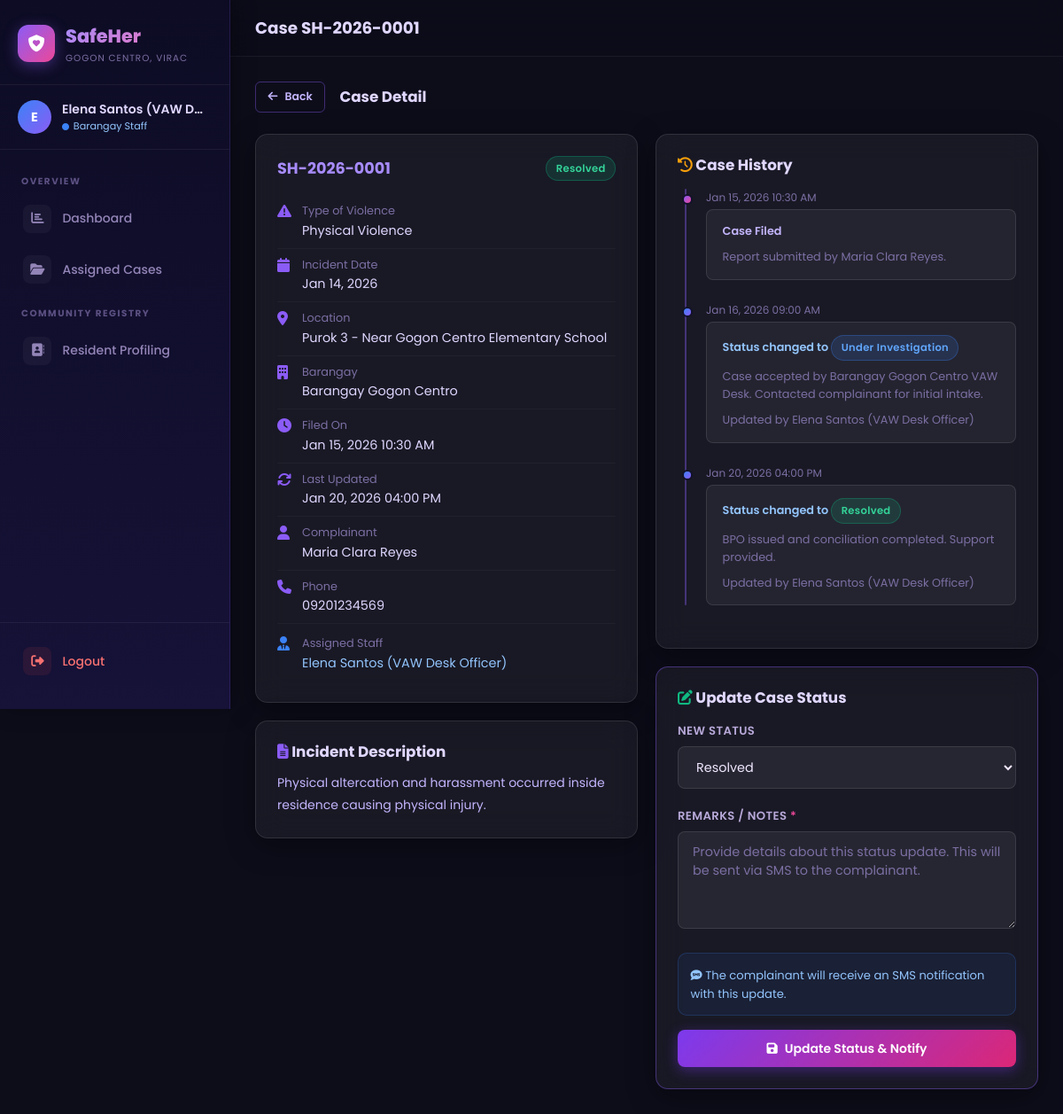
The page /barangay/case-view?id=1 (signed in) on the database its author committed.
### tables this page shows
CREATE TABLE `cases` (
  `id` INT UNSIGNED NOT NULL AUTO_INCREMENT,
  `case_number` VARCHAR(30) NOT NULL UNIQUE,
  `complainant_id` INT UNSIGNED NOT NULL,
  `barangay_id` INT UNSIGNED NOT NULL,
  `type_of_violence` ENUM('physical', 'sexual', 'psychological', 'economic', 'others') NOT NULL,
  `incident_date` DATE NOT NULL,
  `location` VARCHAR(255) NULL,
  `description` TEXT NOT NULL,
  `evidence_path` VARCHAR(255) NULL,
  `status` ENUM('pending', 'under_investigation', 'resolved', 'dismissed') NOT NULL DEFAULT 'pending',
  `remarks` TEXT NULL,
  `assigned_staff_id` INT UNSIGNED NULL,
  `created_at` DATETIME NOT NULL DEFAULT CURRENT_TIMESTAMP,
  `updated_at` DATETIME NOT NULL DEFAULT CURRENT_TIMESTAMP ON UPDATE CURRENT_TIMESTAMP,
  PRIMARY KEY (`id`),
  INDEX `idx_cases_case_number` (`case_number`),
  INDEX `idx_cases_status` (`status`),
  INDEX `idx_cases_tov` (`type_of_violence`),
  INDEX `idx_cases_barangay` (`barangay_id`),
  INDEX `idx_cases_complainant` (`complainant_id`),
  INDEX `idx_cases_created` (`created_at`),
  CONSTRAINT `fk_cases_complainant` FOREIGN KEY (`complainant_id`) REFERENCES `users` (`id`) ON DELETE CASCADE ON UPDATE CASCADE,
  CONSTRAINT `fk_cases_barangay` FOREIGN KEY (`barangay_id`) REFERENCES `barangays` (`id`) ON DELETE RESTRICT ON UPDATE CASCADE,
  CONSTRAINT `fk_cases_staff` FOREIGN KEY (`assigned_staff_id`) REFERENCES `users` (`id`) ON DELETE SET NULL ON UPDATE CASCADE
);

CREATE TABLE `users` (
  `id` INT UNSIGNED NOT NULL AUTO_INCREMENT,
  `full_name` VARCHAR(150) NOT NULL,
  `email` VARCHAR(150) NOT NULL UNIQUE,
  `phone` VARCHAR(20) NOT NULL,
  `password_hash` VARCHAR(255) NOT NULL,
  `role` ENUM('admin', 'barangay_staff', 'complainant') NOT NULL DEFAULT 'complainant',
  `barangay_id` INT UNSIGNED NULL,
  `status` ENUM('active', 'inactive') NOT NULL DEFAULT 'active',
  `created_at` DATETIME NOT NULL DEFAULT CURRENT_TIMESTAMP,
  PRIMARY KEY (`id`),
  INDEX `idx_users_role` (`role`),
  INDEX `idx_users_barangay` (`barangay_id`),
  INDEX `idx_users_email` (`email`),
  CONSTRAINT `fk_users_barangay` FOREIGN KEY (`barangay_id`) REFERENCES `barangays` (`id`) ON DELETE SET NULL ON UPDATE CASCADE
);

CREATE TABLE `case_updates` (
  `id` INT UNSIGNED NOT NULL AUTO_INCREMENT,
  `case_id` INT UNSIGNED NOT NULL,
  `updated_by` INT UNSIGNED NOT NULL,
  `old_status` ENUM('pending', 'under_investigation', 'resolved', 'dismissed') NOT NULL,
  `new_status` ENUM('pending', 'under_investigation', 'resolved', 'dismissed') NOT NULL,
  `remarks` TEXT NOT NULL,
  `updated_at` DATETIME NOT NULL DEFAULT CURRENT_TIMESTAMP,
  PRIMARY KEY (`id`),
  INDEX `idx_updates_case` (`case_id`),
  CONSTRAINT `fk_updates_case` FOREIGN KEY (`case_id`) REFERENCES `cases` (`id`) ON DELETE CASCADE ON UPDATE CASCADE,
  CONSTRAINT `fk_updates_user` FOREIGN KEY (`updated_by`) REFERENCES `users` (`id`) ON DELETE CASCADE ON UPDATE CASCADE
);

### controllers/CaseController.php (called while the page is built, shortened)
<?php
class CaseController {
    private CaseModel $caseModel;
    private Barangay  $barangayModel;
    public function __construct() {
        $this->caseModel     = new CaseModel();
        $this->barangayModel = new Barangay();
    }
    public function viewCase(): void {
        $id   = (int)($_GET['id'] ?? 0);
        $case = $this->caseModel->findById($id);
        $updates   = $this->caseModel->getUpdates($id);
        $barangays = $this->barangayModel->getList();
        $view = match(userRole()) {
            'admin'          => 'admin/case_view',
            'barangay_staff' => 'barangay/case_view',
            default          => 'complainant/case_view',
        };
        $this->render($view, [
            'case'    => $case,
            'updates' => $updates,
            'barangays' => $barangays,
            'success' => getFlash('success'),
            'error'   => getFlash('error'),
        ]);
    }
    private function render(string $view, array $data = []): void {
        extract($data);
        include BASE_PATH . "/views/$view.php";
    }
}

### helpers/auth_helper.php (called while the page is built, shortened)
<?php
function userRole(): ?string {
    return $_SESSION['role'] ?? null;
}
function sanitize(string $input): string {
    return htmlspecialchars(trim($input), ENT_QUOTES, 'UTF-8');
}

### config/database.php (called while the page is built, shortened)
<?php
function getDB(): PDO
{
    static $pdo = null;
    if ($pdo === null) {
        $dsn = sprintf(
            'mysql:host=%s;dbname=%s;charset=%s',
            DB_HOST,
            DB_NAME,
            DB_CHARSET
        );
        try {
            $pdo = new PDO($dsn, DB_USER, DB_PASS, [
                PDO::ATTR_ERRMODE => PDO::ERRMODE_EXCEPTION,
                PDO::ATTR_DEFAULT_FETCH_MODE => PDO::FETCH_ASSOC,
                PDO::ATTR_EMULATE_PREPARES => false,
            ]);
        } catch (PDOException $e) {
            http_response_code(500);
            die(json_encode(['error' => 'Database connection failed: ' . $e->getMessage()]));
        }
    }
    return $pdo;
}

### models/CaseModel.php (called while the page is built, shortened)
<?php
class CaseModel {
    private PDO $db;
    public function __construct() {
        $this->db = getDB();
    }
    public function findById(int $id): ?array {
        $stmt = $this->db->prepare(
            "SELECT c.*,
                    u.full_name AS complainant_name, u.phone AS complainant_phone,
                    b.name AS barangay_name,
                    s.full_name AS assigned_staff_name
             FROM cases c
             LEFT JOIN users u ON c.complainant_id = u.id
             LEFT JOIN barangays b ON c.barangay_id = b.id
             LEFT JOIN users s ON c.assigned_staff_id = s.id
             WHERE c.id = :id LIMIT 1"
        );
        $stmt->execute([':id' => $id]);
        return $stmt->fetch() ?: null;
    }
    public function getUpdates(int $caseId): array {
        $stmt = $this->db->prepare(
            "SELECT cu.*, u.full_name AS updated_by_name
             FROM case_updates cu
             LEFT JOIN users u ON cu.updated_by = u.id
             WHERE cu.case_id = :cid
             ORDER BY cu.updated_at ASC"
        );
        $stmt->execute([':cid' => $caseId]);
        return $stmt->fetchAll();
    }
}

### helpers/case_helper.php (called while the page is built, shortened)
<?php
function statusBadge(string $status): string {
    return match ($status) {
        'pending'               => 'badge-warning',
        'under_investigation'   => 'badge-info',
        'resolved'              => 'badge-success',
        'dismissed'             => 'badge-secondary',
        default                 => 'badge-secondary',
    };
}
function statusLabel(string $status): string {
    return match ($status) {
        'pending'               => 'Pending',
        'under_investigation'   => 'Under Investigation',
        'resolved'              => 'Resolved',
        'dismissed'             => 'Dismissed',
        default                 => ucfirst($status),
    };
}
function fmtDateTime(string $datetime): string {
    return date('M d, Y h:i A', strtotime($datetime));
}

### views/barangay/case_view.php (the view, shortened to what this page needs)
<?php
$isAdmin    = userRole() === 'admin';
$isStaff    = userRole() === 'barangay_staff';
$isComplainant = userRole() === 'complainant';
$navLayout  = match(userRole()) {
    'admin'          => 'admin',
    'barangay_staff' => 'barangay',
    default          => 'complainant',
};
include BASE_PATH . '/views/layouts/header.php';
?>
<div class="page-content">
  <div class="d-flex align-center gap-2 mb-3">
    <a href="<?= APP_URL ?>/<?= $navLayout ?>/<?= $isComplainant ? 'my-cases' : 'cases' ?>" class="btn btn-outline btn-sm">
      <i class="fas fa-arrow-left"></i> Back
    </a>
    <h4 style="color:#e0d7ff">Case Detail</h4>
  </div>
  <div class="grid grid-2" style="align-items:start">
    <div style="display:flex;flex-direction:column;gap:1.25rem">
      <div class="card">
        <div class="d-flex justify-between align-center mb-2">
          <span class="fw-700 text-purple" style="font-size:1.1rem"><?= sanitize($case['case_number']) ?></span>
          <span class="badge <?= statusBadge($case['status']) ?>"><?= statusLabel($case['status']) ?></span>
        </div>
        <?php
        $details = [
          ['fas fa-exclamation-triangle','Type of Violence', violenceLabel($case['type_of_violence'])],
          ['fas fa-calendar','Incident Date', fmtDate($case['incident_date'])],
          ['fas fa-map-marker-alt','Location', $case['location'] ?: '—'],
          ['fas fa-building','Barangay', $case['barangay_name'] ?? '—'],
          ['fas fa-clock','Filed On', fmtDateTime($case['created_at'])],
          ['fas fa-sync','Last Updated', fmtDateTime($case['updated_at'])],
        ];
        if (!$isComplainant) {
          $details[] = ['fas fa-user','Complainant', $case['complainant_name'] ?? '—'];
          $details[] = ['fas fa-phone','Phone', $case['complainant_phone'] ?? '—'];
        }
        foreach ($details as [$icon, $label, $value]): ?>
        <div style="display:flex;gap:0.75rem;align-items:flex-start;padding:0.5rem 0;border-bottom:1px solid rgba(255,255,255,0.04)">
          <i class="<?= $icon ?>" style="color:#8b5cf6;width:16px;margin-top:2px;flex-shrink:0"></i>
          <div>
            <div class="fs-sm text-muted"><?= $label ?></div>
            <div style="color:#e0d7ff;font-size:0.9rem"><?= sanitize($value) ?></div>
          </div>
        </div>
        <?php endforeach; ?>
        <?php if ($case['assigned_staff_name']): ?>
        <div style="display:flex;gap:0.75rem;padding:0.5rem 0;margin-top:0.25rem">
          <i class="fas fa-user-tie" style="color:#3b82f6;width:16px;flex-shrink:0;margin-top:2px"></i>
          <div>
            <div class="fs-sm text-muted">Assigned Staff</div>
            <div style="color:#93c5fd;font-size:0.9rem"><?= sanitize($case['assigned_staff_name']) ?></div>
          </div>
        </div>
        <?php endif; ?>
      </div>
      <div class="card">
        <h4 style="color:#e0d7ff;margin-bottom:0.75rem"><i class="fas fa-file-alt" style="color:#8b5cf6"></i> Incident Description</h4>
        <p style="font-size:0.875rem;line-height:1.8;color:#c4b5fd"><?= nl2br(sanitize($case['description'])) ?></p>
      </div>
    </div>
    <div style="display:flex;flex-direction:column;gap:1.25rem">
      <div class="card">
        <h4 style="color:#e0d7ff;margin-bottom:1rem"><i class="fas fa-history" style="color:#f59e0b"></i> Case History</h4>
        <div class="timeline">
          <div class="timeline-item">
            <div class="timeline-dot"></div>
            <div class="timeline-date"><?= fmtDateTime($case['created_at']) ?></div>
            <div class="timeline-content">
              <div class="fw-600 fs-sm" style="color:#c4b5fd">Case Filed</div>
              <p class="fs-sm text-muted mt-1">Report submitted by <?= sanitize($case['complainant_name'] ?? '') ?>.</p>
            </div>
          </div>
          <?php foreach ($updates as $u): ?>
          <div class="timeline-item">
            <div class="timeline-dot" style="background:linear-gradient(135deg,#3b82f6,#8b5cf6)"></div>
            <div class="timeline-date"><?= fmtDateTime($u['updated_at']) ?></div>
            <div class="timeline-content">
              <div class="fw-600 fs-sm" style="color:#93c5fd">
                Status changed to <span class="badge <?= statusBadge($u['new_status']) ?>"><?= statusLabel($u['new_status']) ?></span>
              </div>
              <?php if ($u['remarks']): ?>
              <p class="fs-sm text-muted mt-1"><?= nl2br(sanitize($u['remarks'])) ?></p>
              <?php endif; ?>
              <p class="fs-sm text-muted mt-1">Updated by <?= sanitize($u['updated_by_name'] ?? '—') ?></p>
            </div>
          </div>
          <?php endforeach; ?>
        </div>
      </div>
      <?php if ($isStaff || $isAdmin): ?>
      <div class="card card-glow">
        <h4 style="color:#e0d7ff;margin-bottom:1rem"><i class="fas fa-edit" style="color:#10b981"></i> Update Case Status</h4>
        <form method="POST" action="<?= APP_URL ?>/case/update-status">
          <div class="form-group">
            <label class="form-label">New Status</label>
            <select name="status" class="form-select" required>
              <?php foreach (['pending','under_investigation','resolved','dismissed'] as $s): ?>
              <option value="<?= $s ?>" <?= $case['status'] === $s ? 'selected' : '' ?>><?= statusLabel($s) ?></option>
              <?php endforeach; ?>
            </select>
          </div>
          <div class="form-group">
            <label class="form-label">Remarks / Notes <span style="color:#ec4899">*</span></label>
            <textarea name="remarks" class="form-control" rows="4" required
              placeholder="Provide details about this status update. This will be sent via SMS to the complainant."></textarea>
          </div>
          <div style="background:rgba(59,130,246,0.08);border:1px solid rgba(59,130,246,0.2);border-radius:10px;padding:0.85rem;margin-bottom:1rem;font-size:0.82rem;color:#93c5fd">
            <i class="fas fa-comment-sms"></i>
            The complainant will receive an SMS notification with this update.
          </div>
          <button type="submit" class="btn btn-primary w-100"
            onclick="return confirm('Update case status? The complainant will be notified via SMS.')">
            <i class="fas fa-save"></i> Update Status &amp; Notify
          </button>
        </form>
      </div>
      <?php endif; ?>
    </div>
  </div>
</div>
</div></div>
<?php include BASE_PATH . '/views/layouts/footer.php'; ?>

### assets/css/dashboard.css (style rules this page uses)
.page-content { flex: 1; padding: 1.75rem; width: 100%; }

### rows shown on the page
cases: case_number "SH-2026-0001", status "Resolved", complainant.phone "09201234569", assigned_staff.full_name "Elena Santos (VAW Desk Officer)", description "Physical altercation and harassment occurred inside residence causing physical injury.", created_at "Jan 15, 2026 10:30 AM", complainant.full_name "Maria Clara Reyes"
case_updates: updated_at "Jan 16, 2026 09:00 AM", new_status "Under Investigation", remarks "Case accepted by Barangay Gogon Centro VAW Desk. Contacted complainant for initial intake.", updated_by.full_name "Elena Santos (VAW Desk Officer)"
case_updates: updated_at "Jan 20, 2026 04:00 PM", new_status "Resolved", remarks "BPO issued and conciliation completed. Support provided.", updated_by.full_name "Elena Santos (VAW Desk Officer)"

### other values the page prints
$initials "E"
$_SESSION['full_name'] "Elena Santos (VAW D…"
$pageTitle "Case SH-2026-0001"
$label "Type of Violence"
$value "Physical Violence"
$label "Incident Date"
$value "Jan 14, 2026"
$label "Location"
$value "Purok 3 - Near Gogon Centro Elementary School"
$label "Barangay"
$value "Barangay Gogon Centro"
$label "Filed On"
$value "Jan 15, 2026 10:30 AM"
$label "Last Updated"
$value "Jan 20, 2026 04:00 PM"
